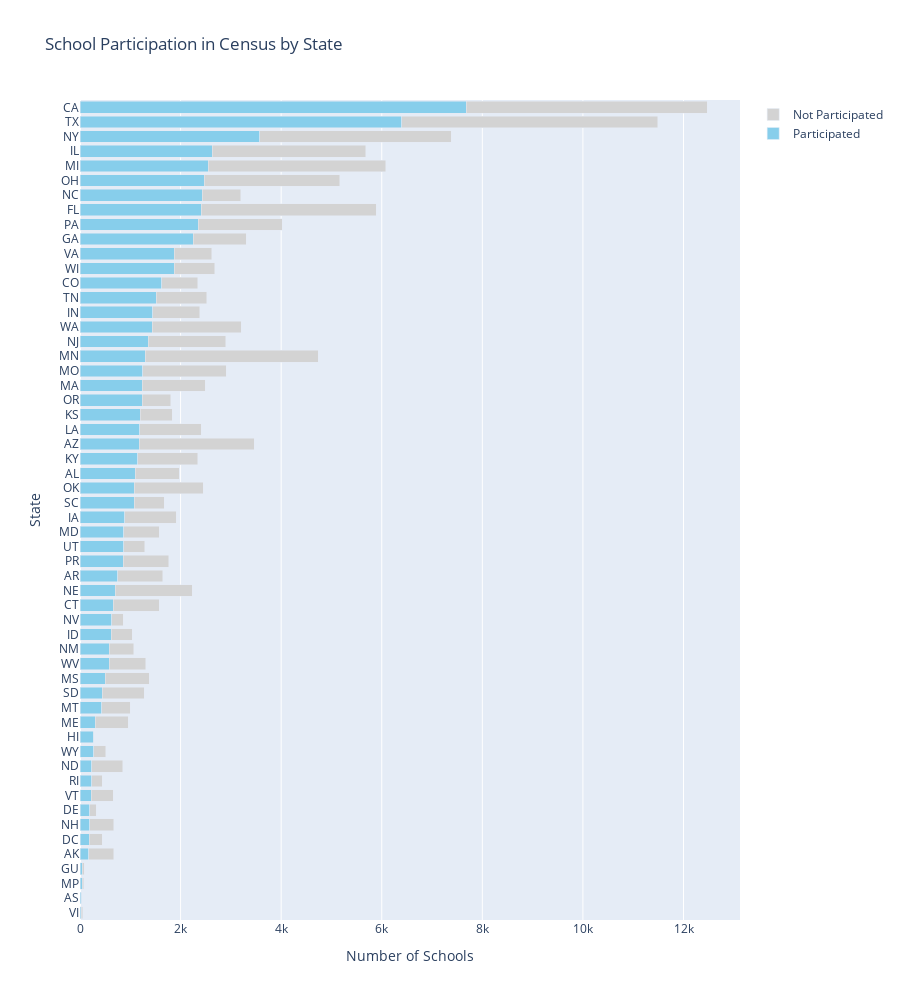

Write notebook code for a chart like this one.
### Code cell
sorted_df = merged_df.sort_values('census_schools', ascending=True)

fig = go.Figure()
fig.add_trace(go.Bar(
    y=sorted_df['census_state'],
    x=sorted_df['census_schools'],
    orientation='h',
    name='Participated',
    marker_color='skyblue'
))
fig.add_trace(go.Bar(
    y=sorted_df['census_state'],
    x=sorted_df['num_schools'] - sorted_df['census_schools'],
    orientation='h',
    name='Not Participated',
    marker_color='lightgray'
))
fig.update_layout(
    barmode='stack',
    title='School Participation in Census by State',
    xaxis_title='Number of Schools',
    yaxis_title='State',
    height=1000,  # Make it scrollable or taller
)
fig.show()

### Figure 1 — Plotly figure (JSON) as saved in the notebook; plotly's stock layout.template omitted (floating-point values rounded to 4 significant figures)
{"data": [{"marker": {"color": "skyblue"}, "name": "Participated", "orientation": "h", "type": "bar", "x": [21.0, 36.0, 42.0, 46.0, 171.0, 181.0, 191.0, 195.0, 222.0, 235.0, 236.0, 271.0, 272.0, 308.0, 434.0, 445.0, 500.0, 580.0, 581.0, 625.0, 631.0, 660.0, 702.0, 754.0, 855.0, 869.0, 869.0, 886.0, 1075.0, 1083.0, 1102.0, 1148.0, 1179.0, 1191.0, 1196.0, 1235.0, 1242.0, 1247.0, 1301.0, 1361.0, 1432.0, 1447.0, 1516.0, 1625.0, 1870.0, 1878.0, 2252.0, 2348.0, 2413.0, 2432.0, 2474.0, 2549.0, 2629.0, 3571.0, 6400.0, 7681.0], "y": ["VI", "AS", "MP", "GU", "AK", "DC", "NH", "DE", "VT", "RI", "ND", "WY", "HI", "ME", "MT", "SD", "MS", "WV", "NM", "ID", "NV", "CT", "NE", "AR", "PR", "UT", "MD", "IA", "SC", "OK", "AL", "KY", "AZ", "LA", "KS", "OR", "MA", "MO", "MN", "NJ", "WA", "IN", "TN", "CO", "WI", "VA", "GA", "PA", "FL", "NC", "OH", "MI", "IL", "NY", "TX", "CA"]}, {"marker": {"color": "lightgray"}, "name": "Not Participated", "orientation": "h", "type": "bar", "x": [32.0, -2.0, 28.0, 39.0, 501.0, 265.0, 484.0, 128.0, 437.0, 205.0, 611.0, 245.0, 0.0, 650.0, 563.0, 836.0, 878.0, 727.0, 483.0, 412.0, 232.0, 912.0, 1533.0, 892.0, 914.0, 421.0, 707.0, 1024.0, 598.0, 1365.0, 872.0, 1192.0, 2286.0, 1216.0, 636.0, 568.0, 1250.0, 1661.0, 3437.0, 1540.0, 1773.0, 937.0, 1006.0, 719.0, 808.0, 746.0, 1054.0, 1673.0, 3477.0, 761.0, 2693.0, 3532.0, 3056.0, 3813.0, 5084.0, 4786.0], "y": ["VI", "AS", "MP", "GU", "AK", "DC", "NH", "DE", "VT", "RI", "ND", "WY", "HI", "ME", "MT", "SD", "MS", "WV", "NM", "ID", "NV", "CT", "NE", "AR", "PR", "UT", "MD", "IA", "SC", "OK", "AL", "KY", "AZ", "LA", "KS", "OR", "MA", "MO", "MN", "NJ", "WA", "IN", "TN", "CO", "WI", "VA", "GA", "PA", "FL", "NC", "OH", "MI", "IL", "NY", "TX", "CA"]}], "layout": {"barmode": "stack", "height": 1000, "title": {"text": "School Participation in Census by State"}, "xaxis": {"title": {"text": "Number of Schools"}}, "yaxis": {"title": {"text": "State"}}}}
